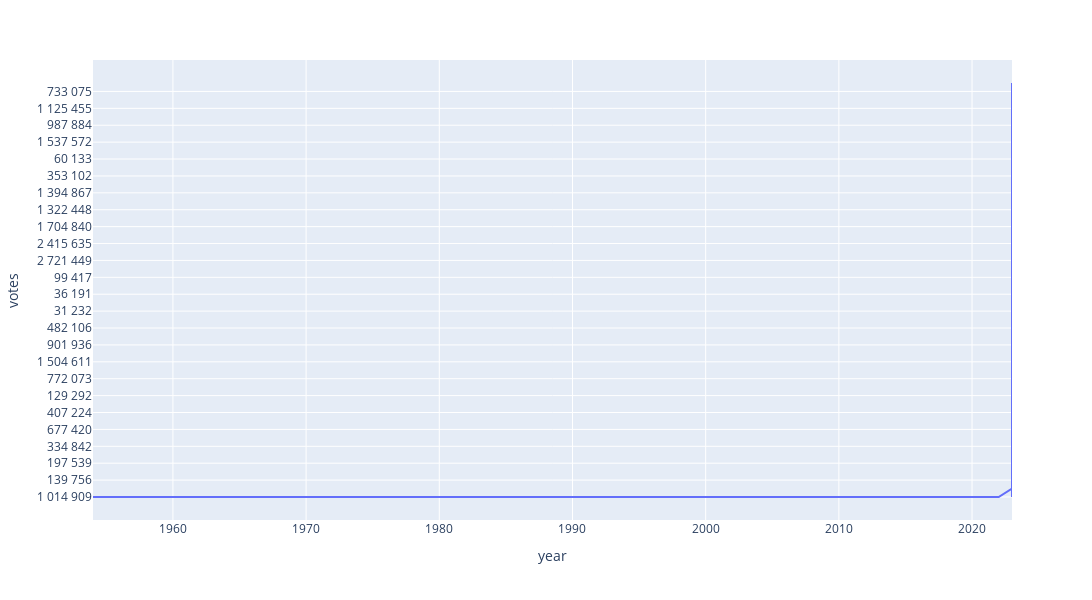

The cell this chart's notebook holds for it:
### Code cell
# Checking the relation between year and  Targets variables

# Sort the DataFrame by the x-axis column in ascending order
df_sorted = df.sort_values(by='year')

# Create the plotly bar plot
fig = px.line(df_sorted, x='year', y='votes',width=1500, height=600)

# Display the plot
fig.show()

### Figure 1 — Plotly figure (JSON) as saved in the notebook; plotly's stock layout.template omitted (floating-point values rounded to 4 significant figures)
{"data": [{"hovertemplate": "year=%{x}<br>votes=%{y}<extra></extra>", "legendgroup": "", "line": {"color": "#636efa", "dash": "solid"}, "marker": {"symbol": "circle"}, "mode": "lines", "name": "", "orientation": "h", "showlegend": false, "type": "scatter", "x": [1954, 1959, 1962, 1977, 1980, 1981, 1983, 1985, 1986, 1988, 1989, 1991, 1993, 1994, 1995, 1997, 1999, 2000, 2001, 2002, 2003, 2003, 2003, 2005, 2005, 2008, 2010, 2011, 2012, 2012, 2016, 2017, 2018, 2018, 2018, 2019, 2019, 2019, 2019, 2020, 2020, 2021, 2021, 2022, 2022, 2022, 2022, 2022, 2023, 2023, 2023, 2023, 2023, 2023, 2023, 2023, 2023, 2023, 2023, 2023, 2023, 2023, 2023, 2023, 2023, 2023, 2023, 2023, 2023, 2023, 2023, 2023, 2023, 2023, 2023, 2023, 2023, 2023, 2023, 2023, 2023, 2023, 2023, 2023, 2023, 2023, 2023, 2023, 2023, 2023, 2023, 2023, 2023, 2023, 2023, 2023, 2023, 2023, 2023, 2023], "xaxis": "x", "y": ["1 014 909", "1 014 909", "1 014 909", "1 014 909", "1 014 909", "1 014 909", "1 014 909", "1 014 909", "1 014 909", "1 014 909", "1 014 909", "1 014 909", "1 014 909", "1 014 909", "1 014 909", "1 014 909", "1 014 909", "1 014 909", "1 014 909", "1 014 909", "1 014 909", "1 014 909", "1 014 909", "1 014 909", "1 014 909", "1 014 909", "1 014 909", "1 014 909", "1 014 909", "1 014 909", "1 014 909", "1 014 909", "1 014 909", "1 014 909", "1 014 909", "1 014 909", "1 014 909", "1 014 909", "1 014 909", "1 014 909", "1 014 909", "1 014 909", "1 014 909", "1 014 909", "1 014 909", "1 014 909", "1 014 909", "1 014 909", "63 946", "139 756", "47 001", "197 539", "95 626", "334 842", "1 078 621", "677 420", "592 713", "407 224", "124 874", "129 292", "799 438", "1 014 909", "772 073", "622 109", "1 504 611", "1 141 721", "901 936", "1 141 519", "482 106", "64 592", "31 232", "161 164", "36 191", "1 014 909", "1 743 281", "1 014 909", "99 417", "76 498", "2 721 449", "1 888 889", "2 415 635", "1 917 501", "1 704 840", "1 959 851", "1 322 448", "119 563", "1 394 867", "1 124 092", "353 102", "61 112", "60 133", "1 190 562", "1 537 572", "576 139", "987 884", "1 182 214", "1 125 455", "597 052", "733 075", "47 747"], "yaxis": "y"}], "layout": {"height": 600, "legend": {"tracegroupgap": 0}, "margin": {"t": 60}, "width": 1500, "xaxis": {"anchor": "y", "domain": [0, 1], "title": {"text": "year"}}, "yaxis": {"anchor": "x", "domain": [0, 1], "title": {"text": "votes"}}}}
